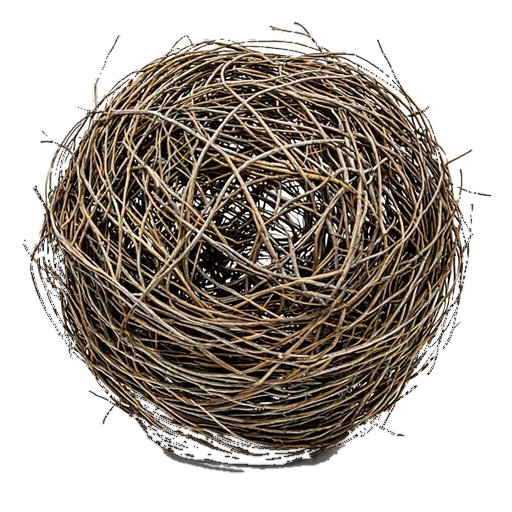
#> input picture championships/oeste/assets/rodante.png, 512 x 512 px, found by its file name
$ python arregla_alfa_rodante.py
#> lines starting #> are read from the running program, lines starting #| are printed output that depends on the picture; after the words box and inside, x2 and y2 are one past the last pixel; in counts of white or black regions, pixels touching at a corner belong together
"""V2.125 · Repara el canal alfa de rodante.png (Oeste, TORMENTA DE ARENA). v2

v1 ya quitó tablero y fondo; quedaban (a) halo blanco perimetral y
(b) bolsas blancas ENCERRADAS entre ramas. Esta pasada añade:
  · Des-contaminación de borde: en la banda de 6 px junto al fondo, el alfa
    se atenúa según la distancia de color al blanco del estudio (sin tocar
    ramas marrones/oscuras).
  · Bolsas encerradas: componentes conexas de píxeles blancos-acromáticos
    NO conectadas al borde, pequeñas (≤2600 px) y de color uniforme ≈ fondo
    → alfa 0 con pluma (son estudio visto entre ramas).
"""
from collections import deque

import numpy as np
from PIL import Image, ImageFilter

SRC = '/home/z/my-project/public/championships/oeste/assets/rodante.png'
BKUP = '/home/z/my-project/scripts/respaldos/rodante.orig.png'
CHK = '/tmp/rodante_compos.png'

import shutil

shutil.copyfile(BKUP, SRC)  # siempre desde el ORIGINAL del artista

im = Image.open(SRC).convert('RGBA')
#> im is the input picture: PIL image 512x512 RGBA; mean R, G, B, A 118.8, 111.1, 103.1, 132.8
arr = np.array(im).astype(np.float64)
h, w = arr.shape[:2]
#> h = 512; w = 512
r, g, b, a = arr[..., 0], arr[..., 1], arr[..., 2], arr[..., 3]
mx = np.maximum(np.maximum(r, g), b)
mn = np.minimum(np.minimum(r, g), b)
sat = mx - mn
lum = (r + g + b) / 3.0

# 1. fondo conectado al borde
bgish = ((sat < 22) & (lum > 150)) | (a < 25)
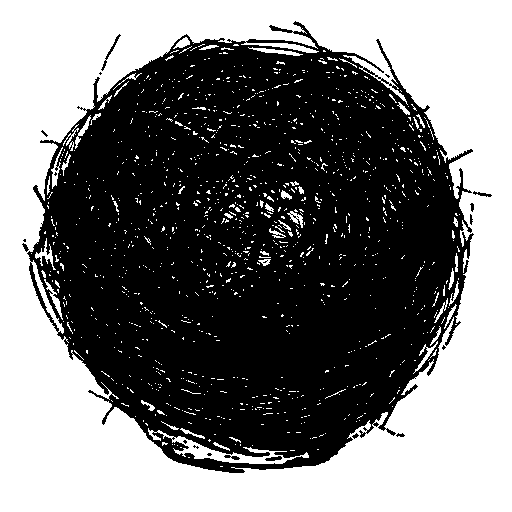
#> bgish: shape (512, 512) bool; 47.4% white; 1173 white regions (1118 under 20 px), largest, box (x1, y1, x2, y2) and area: (0, 0, 512, 512) 116166, (148, 428, 309, 464) 1213, (35, 238, 56, 270) 180
mask = np.zeros((h, w), dtype=bool)
dq = deque()
for x in range(w):
    for y in (0, h - 1):
        if bgish[y, x]:
            mask[y, x] = True
            dq.append((y, x))
#> mask: shape (512, 512) bool; 0.39% white in thin lines or dots
for y in range(h):
    for x in (0, w - 1):
        if bgish[y, x]:
            mask[y, x] = True
            dq.append((y, x))
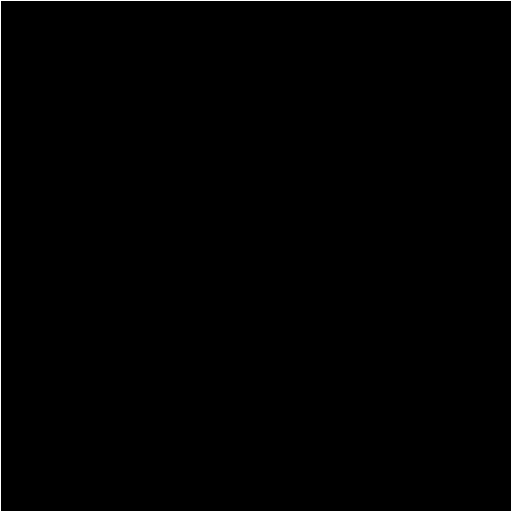
#> mask: shape (512, 512) bool; 0.78% white in thin lines or dots
while dq:
    y, x = dq.popleft()
    for dy, dx in ((1, 0), (-1, 0), (0, 1), (0, -1)):
        ny, nx = y + dy, x + dx
        if 0 <= ny < h and 0 <= nx < w and not mask[ny, nx] and bgish[ny, nx]:
            mask[ny, nx] = True
            dq.append((ny, nx))
#> mask: shape (512, 512) bool; 44% white; 1 white region, box (x1, y1, x2, y2) and area: (0, 0, 512, 512) 115325

# 1b. HISTÉRESIS: crecimiento laxo desde el fondo estricto — come el suelo
# en sombra (grises lum 106-150) y el tablero negro (lum<45) conectado,
# sin saltar a las ramas (sat<26).
laxo = (sat < 26) & ((lum > 106) | (lum < 45))
#> laxo: shape (512, 512) bool; 65.6% white; 1327 black regions (1301 under 20 px), largest, box (x1, y1, x2, y2) and area: (27, 37, 474, 472) 85751, (172, 430, 232, 454) 167, (293, 20, 316, 43) 105
visto = mask.copy()
dq = deque()
for y, x in zip(*np.where(mask)):
    dq.append((y, x))
while dq:
    y, x = dq.popleft()
    for dy, dx in ((1, 0), (-1, 0), (0, 1), (0, -1)):
        ny, nx = y + dy, x + dx
        if (0 <= ny < h and 0 <= nx < w and not visto[ny, nx]
                and laxo[ny, nx]):
            visto[ny, nx] = True
            mask[ny, nx] = True
            dq.append((ny, nx))
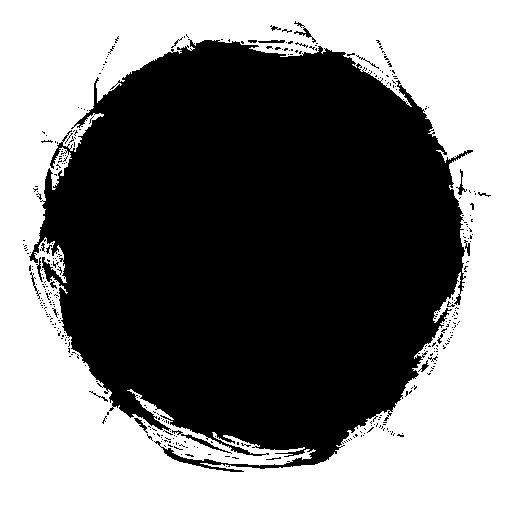
#> mask: shape (512, 512) bool; 47.5% white; 1 white region, box (x1, y1, x2, y2) and area: (0, 0, 512, 512) 124567
mask = visto

# 2. distancia BFS al fondo (capas de 1 px)
dist = np.full((h, w), 9999, dtype=np.int32)
dq = deque()
for y, x in zip(*np.where(mask)):
    dist[y, x] = 0
    dq.append((y, x))
while dq:
    y, x = dq.popleft()
    d0 = dist[y, x]
    if d0 >= 8:
        continue
    for dy, dx in ((1, 0), (-1, 0), (0, 1), (0, -1)):
        ny, nx = y + dy, x + dx
        if 0 <= ny < h and 0 <= nx < w and dist[ny, nx] > d0 + 1:
            dist[ny, nx] = d0 + 1
            dq.append((ny, nx))
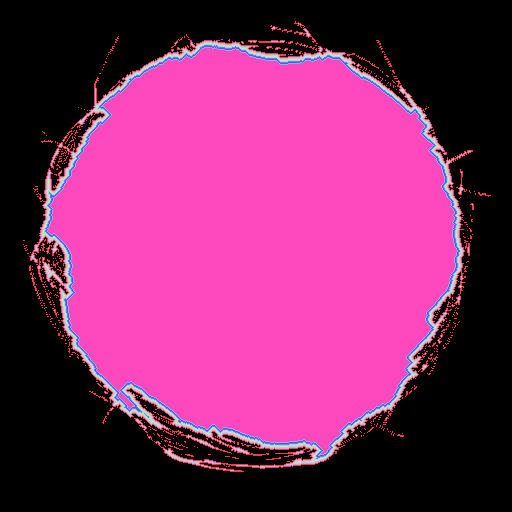
#> dist: shape (512, 512) int32; 10 distinct labels, from 0 to 9999; one colour per label, 0 black

# 3. des-contaminación de borde: banda 1..6 px, blanco → alfa ↓
dcol = np.maximum(np.maximum(np.abs(r - 226), np.abs(g - 226)), np.abs(b - 226))
banda = (dist >= 1) & (dist <= 6) & (~mask)
factor = np.clip((dcol - 16.0) / 46.0, 0.0, 1.0)
a = np.where(banda, a * factor, a)
#> banda: shape (512, 512) bool; 5.2% white; 372 white regions (351 under 20 px), largest, box (x1, y1, x2, y2) and area: (29, 39, 473, 472) 11445, (172, 430, 232, 454) 169, (294, 21, 316, 43) 101

# 4. bolsas blancas ENCERRADAS (estudio visto entre ramas)
blanco = (sat < 20) & (lum > 192) & (a > 200) & (~mask)
#> blanco: shape (512, 512) bool; 0.34% white in thin lines or dots, all inside (x1, y1, x2, y2) = (51, 48, 459, 425)
etiq = np.zeros((h, w), dtype=np.int32)
nxt = 0
quitar = np.zeros((h, w), dtype=bool)
for y0, x0 in zip(*np.where(blanco)):
    if etiq[y0, x0]:
        continue
    nxt += 1
    comp = [(y0, x0)]
    etiq[y0, x0] = nxt
    dq.append((y0, x0))
    toca_borde = False
    while dq:
        y, x = dq.popleft()
        if y in (0, h - 1) or x in (0, w - 1):
            toca_borde = True
        for dy, dx in ((1, 0), (-1, 0), (0, 1), (0, -1)):
            ny, nx = y + dy, x + dx
            if 0 <= ny < h and 0 <= nx < w and blanco[ny, nx] and not etiq[ny, nx]:
                etiq[ny, nx] = nxt
                comp.append((ny, nx))
                dq.append((ny, nx))
    if not toca_borde and len(comp) <= 2600:
        ys = [p[0] for p in comp]
        xs = [p[1] for p in comp]
        med = [np.median(arr[ys, xs, c]) for c in range(3)]
        if max(abs(med[0] - 226), abs(med[1] - 226), abs(med[2] - 226)) < 26:
            for yy, xx in comp:
                quitar[yy, xx] = True
#> this loop made 882 passes
#> (y0, x0, ys, xs, med) on passes 1, 6, 9, 11, 14, 15: (48, 222, [48, 49, 48, 49, 48], [222, 222, 223, 221, 224], [255, 255, 246]), (49, 229, [49, 49, 49], [229, 230, 231], [255, 255, 247]), (53, 219, [53, 53], [219, 220], [255, 251, 245.5]), (53, 224, [53, 53, 53], [224, 225, 226], [212, 211, 200]), (55, 187, [55], [187], [255, 246, 236]), (57, 328, [57, 58, 58, 59, 58, 59, 59, 59], [328, 328, 329, 329, 330, 330, 331, 332], [250, 246.5, 236])
#> (ys, xs, med) on passes 62, 64, 67, 68, 69, 70: ([69, 69], [279, 280], [227.5, 220, 213]), ([69, 69, 70], [342, 343, 343], [255, 253, 236]), ([71, 72], [352, 352], [255, 255, 252.5]), ([72], [156], [255, 255, 251]), ([72], [275], [205, 199, 196]), ([72], [328], [220, 217, 204])
#> etiq: shape (512, 512) int32; 450 distinct labels, from 0 to 449
#> quitar: shape (512, 512) bool; 0.04% white in thin lines or dots, all inside (x1, y1, x2, y2) = (63, 57, 435, 386)
print('píxeles de bolsas encerradas eliminadas:', int(quitar.sum()))
#| píxeles de bolsas encerradas eliminadas: 108
a = np.where(quitar, 0.0, a)

# 5. re-clasifica fondo con el nuevo alfa y calcula alfa suave
bg2 = mask | quitar | (a < 25)
#> bg2: shape (512, 512) bool; 47.8% white; 115 white regions (111 under 20 px), largest, box (x1, y1, x2, y2) and area: (0, 0, 512, 512) 124959, (98, 94, 112, 110) 42, (202, 45, 218, 49) 32, (114, 80, 130, 96) 28
fg8 = np.where(bg2, 0, 255).astype(np.uint8)
fgI = Image.fromarray(fg8).filter(ImageFilter.GaussianBlur(0.9))
m = np.array(fgI).astype(np.float64) / 255.0
m = np.maximum(m, np.where((a >= 250) & (~bg2), 1.0, 0.0))
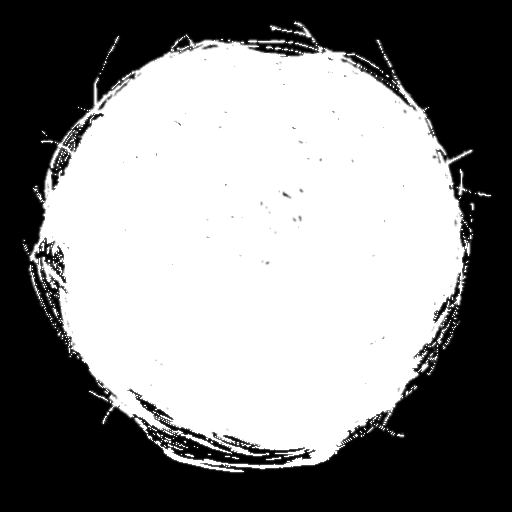
#> m: shape (512, 512) float64; min 0, max 1, mean 0.528

# 6. un-blending del velo blanco donde el alfa es parcial
BG = 226.0
eps = 1e-4
for c in range(3):
    ch = arr[..., c]
    ch[:] = np.where(m > 0.02, (ch - BG * (1.0 - m)) / np.maximum(m, eps), ch)
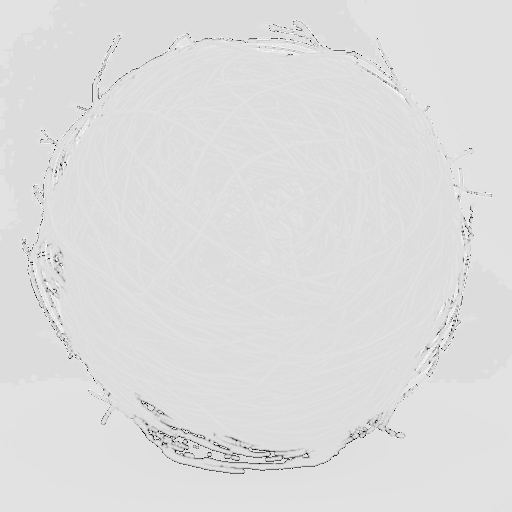
#> ch: shape (512, 512) float64; min -9379, max 1458.5, mean 53; drawn with min black and max white
arr[..., 0:3] = np.clip(arr[..., 0:3], 0, 255)
arr[..., 3] = np.clip(m * 255.0, 0, 255)
#> arr: shape (512, 512, 4) float64; mean R, G, B, A 118, 110.3, 102.3, 134.7

out = Image.fromarray(arr.astype(np.uint8))
out.save(SRC, optimize=True)

arr2 = np.array(out)
ring = [arr2[0, 0], arr2[0, w - 1], arr2[h - 1, 0], arr2[h - 1, w - 1],
        arr2[0, w // 2], arr2[h - 1, w // 2], arr2[h // 2, 0], arr2[h // 2, w - 1]]
print('alfa anillo exterior:', [int(p[3]) for p in ring])
#| alfa anillo exterior: [0, 0, 0, 0, 0, 0, 0, 0]
opacos = int((arr2[..., 3] > 250).sum())
print(f'opacos: {opacos} ({100 * opacos / (h * w):.1f}%)')
#| opacos: 133642 (51.0%)

fondo = Image.new('RGBA', out.size, (255, 0, 255, 255))
fondo.alpha_composite(out)
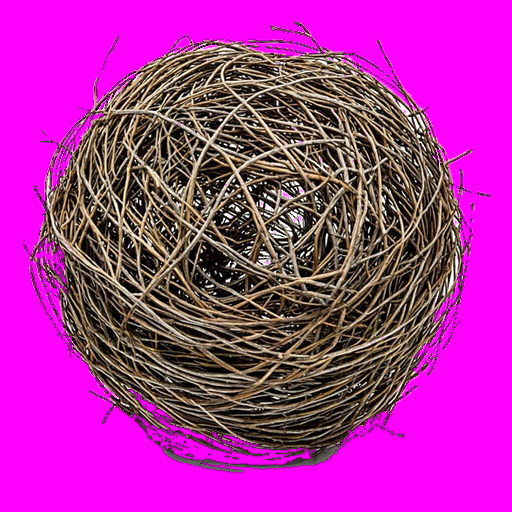
#> fondo: PIL image 512x512 RGBA; mean R, G, B, A 172.9, 45, 157.7, 255
fondo.convert('RGB').save(CHK)
print('composición en', CHK)
